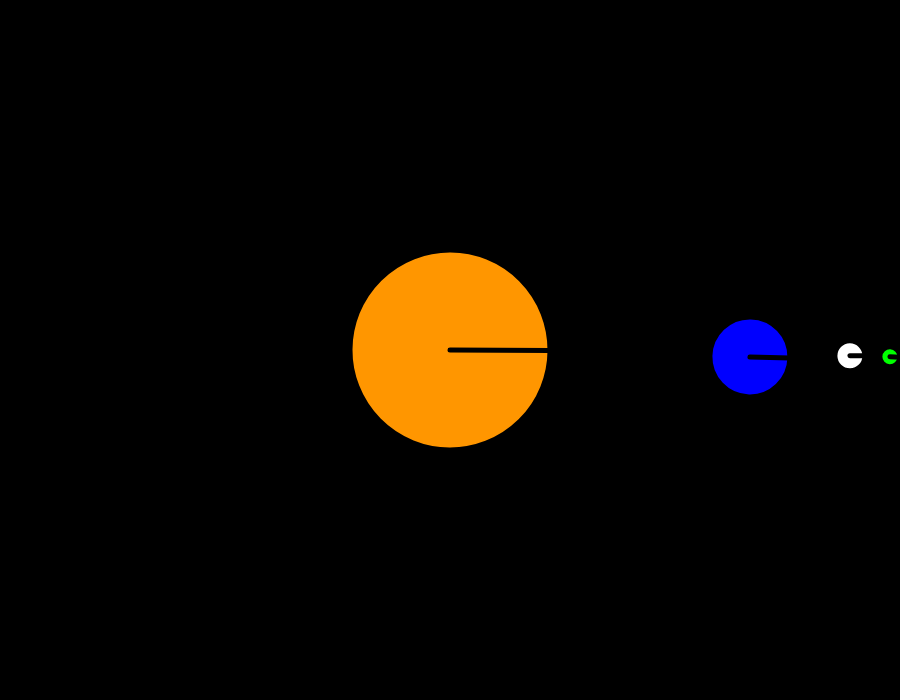
Frame 1 (no input)
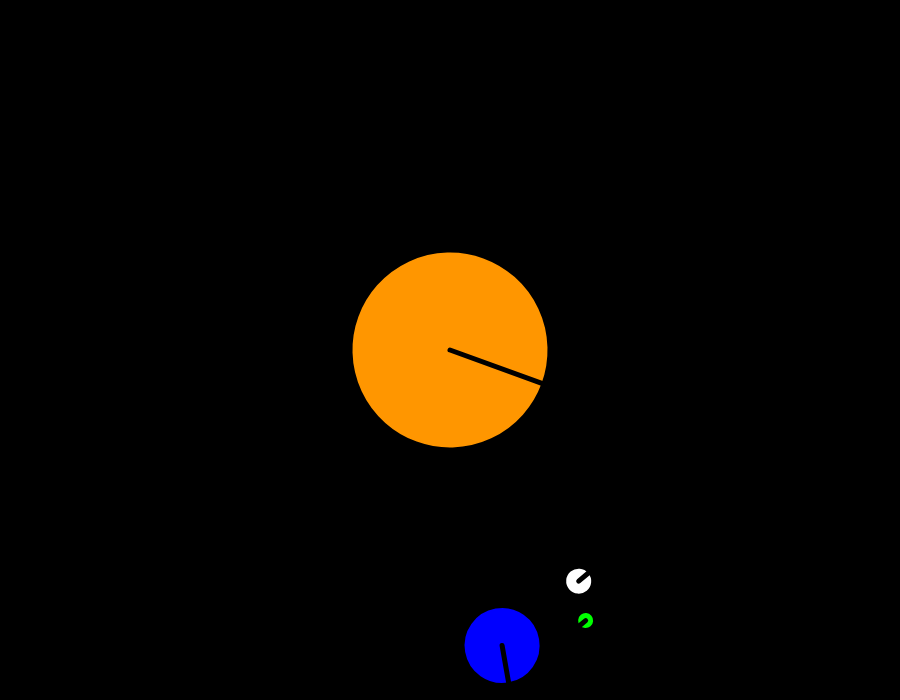
Frame 60 (no input)
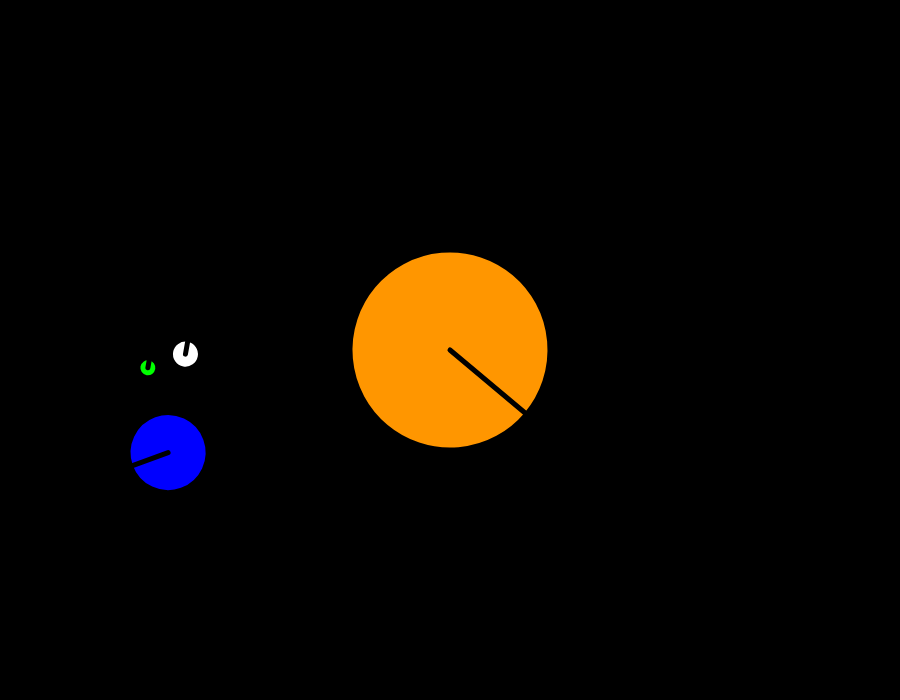
Frame 120 (the mouse pressed at the canvas centre since frame 60)

The p5.js sketch that drew these frames (run headless with seeded random() and noise() and a simulated clock; from frame 60 on, the mouse is pressed at the canvas centre):

// p5.js sketch
// ── sketch.js
/*
Extra features implemented:
- Added an asteroid that is rotating around the moon
*/

var speed;

function setup() {
    createCanvas(900, 700);
}

function draw() {
    background(0);
    speed = frameCount;
    
    // SUN
    translate(width/2, height/2);
    rotate(radians(speed / 3)); // MAKES THE SUN SPIN
    celestialObj(color(255,150,0), 200); // SUN
        
    // EARTH
    rotate(radians(speed)) // MAKES THE EARTH ORBIT THE SUN FASTER THAN THE SUN SPINS
    translate(300, 0);
    celestialObj(color(0,0,255), 80); // EARTH
    
    // MOON
    rotate(radians(-speed * 2)); // MAKES THE MOON ORBIT THE EARTH IN THE OPPOSITE DIRECTION
    translate(100, 0);
    celestialObj(color(255,255,255), 30); // MOON
    
    // ASTEROID
    rotate(radians(speed * 2)); // MAKES THE ASTEROID ORBIT THE MOON
    translate(40, 0);
    rotate(radians(speed)); // MAKES THE ASTEROID SPIN
    celestialObj(color(0,255,0), 20); // ASTEROID  
}

function celestialObj(c, size){
    strokeWeight(5);
    fill(c);
    stroke(0);
    ellipse(0, 0, size, size);
    line(0, 0, size/2, 0);
}
